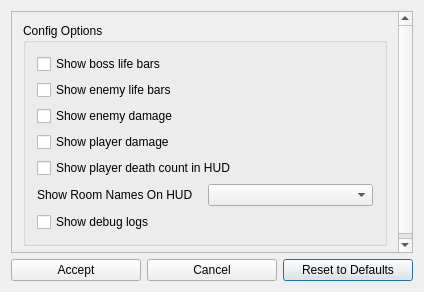
<?xml version="1.0" encoding="UTF-8"?>
<ui version="4.0">
 <class>DreadCosmeticPatchesDialog</class>
 <widget class="QDialog" name="DreadCosmeticPatchesDialog">
  <property name="geometry">
   <rect>
    <x>0</x>
    <y>0</y>
    <width>424</width>
    <height>292</height>
   </rect>
  </property>
  <property name="windowTitle">
   <string>Metroid Dread - Cosmetic Options</string>
  </property>
  <layout class="QGridLayout" name="gridLayout">
   <item row="2" column="2">
    <widget class="QPushButton" name="reset_button">
     <property name="text">
      <string>Reset to Defaults</string>
     </property>
    </widget>
   </item>
   <item row="2" column="0">
    <widget class="QPushButton" name="accept_button">
     <property name="text">
      <string>Accept</string>
     </property>
    </widget>
   </item>
   <item row="2" column="1">
    <widget class="QPushButton" name="cancel_button">
     <property name="text">
      <string>Cancel</string>
     </property>
    </widget>
   </item>
   <item row="1" column="0" colspan="3">
    <widget class="QScrollArea" name="scrollArea">
     <property name="widgetResizable">
      <bool>true</bool>
     </property>
     <widget class="QWidget" name="scroll_area_contents">
      <property name="geometry">
       <rect>
        <x>0</x>
        <y>0</y>
        <width>404</width>
        <height>242</height>
       </rect>
      </property>
      <layout class="QVBoxLayout" name="verticalLayout">
       <item>
        <widget class="QGroupBox" name="game_changes_box">
         <property name="title">
          <string>Config Options</string>
         </property>
         <layout class="QVBoxLayout" name="game_changes_layout">
          <item>
           <widget class="QCheckBox" name="show_boss_life">
            <property name="text">
             <string>Show boss life bars</string>
            </property>
           </widget>
          </item>
          <item>
           <widget class="QCheckBox" name="show_enemy_life">
            <property name="text">
             <string>Show enemy life bars</string>
            </property>
           </widget>
          </item>
          <item>
           <widget class="QCheckBox" name="show_enemy_damage">
            <property name="text">
             <string>Show enemy damage</string>
            </property>
           </widget>
          </item>
          <item>
           <widget class="QCheckBox" name="show_player_damage">
            <property name="text">
             <string>Show player damage</string>
            </property>
           </widget>
          </item>
          <item>
           <widget class="QCheckBox" name="show_death_counter">
            <property name="text">
             <string>Show player death count in HUD</string>
            </property>
           </widget>
          </item>
          <item>
           <layout class="QHBoxLayout" name="show_room_names">
            <item>
             <widget class="QLabel" name="room_names_label">
              <property name="sizePolicy">
               <sizepolicy hsizetype="Preferred" vsizetype="Preferred">
                <horstretch>0</horstretch>
                <verstretch>0</verstretch>
               </sizepolicy>
              </property>
              <property name="text">
               <string>Show Room Names On HUD</string>
              </property>
             </widget>
            </item>
            <item>
             <widget class="QComboBox" name="room_names_dropdown">
              <property name="editable">
               <bool>false</bool>
              </property>
              <property name="currentText">
               <string/>
              </property>
              <property name="placeholderText">
               <string/>
              </property>
             </widget>
            </item>
           </layout>
          </item>
          <item>
           <widget class="QCheckBox" name="show_debug_logs">
            <property name="text">
             <string>Show debug logs</string>
            </property>
           </widget>
          </item>
         </layout>
        </widget>
       </item>
       <item>
        <spacer name="verticalSpacer">
         <property name="orientation">
          <enum>Qt::Vertical</enum>
         </property>
         <property name="sizeHint" stdset="0">
          <size>
           <width>20</width>
           <height>40</height>
          </size>
         </property>
        </spacer>
       </item>
      </layout>
     </widget>
    </widget>
   </item>
  </layout>
 </widget>
 <layoutdefault spacing="6" margin="11"/>
 <resources/>
 <connections/>
</ui>
